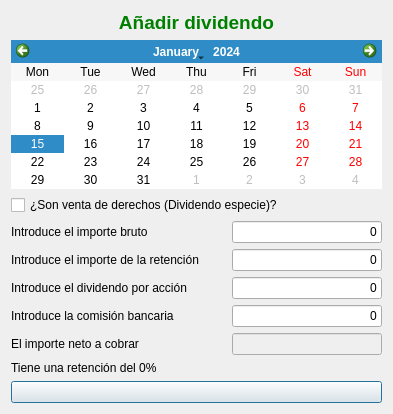
<?xml version="1.0" encoding="UTF-8"?>
<ui version="4.0">
 <class>frmDividendosIBM</class>
 <widget class="QDialog" name="frmDividendosIBM">
  <property name="windowModality">
   <enum>Qt::WindowModal</enum>
  </property>
  <property name="geometry">
   <rect>
    <x>0</x>
    <y>0</y>
    <width>393</width>
    <height>389</height>
   </rect>
  </property>
  <property name="windowTitle">
   <string>Dividendos</string>
  </property>
  <property name="windowIcon">
   <iconset>
    <normaloff>:/xulpmoney/document-edit.png</normaloff>:/xulpmoney/document-edit.png</iconset>
  </property>
  <property name="modal">
   <bool>true</bool>
  </property>
  <layout class="QHBoxLayout" name="_2">
   <item>
    <layout class="QVBoxLayout" name="verticalLayout">
     <item>
      <widget class="QLabel" name="lblTitulo">
       <property name="font">
        <font>
         <pointsize>14</pointsize>
         <weight>75</weight>
         <bold>true</bold>
        </font>
       </property>
       <property name="styleSheet">
        <string notr="true">color: rgb(0, 128, 0);</string>
       </property>
       <property name="text">
        <string>Añadir dividendo</string>
       </property>
       <property name="alignment">
        <set>Qt::AlignCenter</set>
       </property>
      </widget>
     </item>
     <item>
      <widget class="QCalendarWidget" name="cal">
       <property name="firstDayOfWeek">
        <enum>Qt::Monday</enum>
       </property>
       <property name="verticalHeaderFormat">
        <enum>QCalendarWidget::NoVerticalHeader</enum>
       </property>
      </widget>
     </item>
     <item>
      <widget class="QCheckBox" name="chk">
       <property name="text">
        <string>¿Son venta de derechos (Dividendo especie)?</string>
       </property>
      </widget>
     </item>
     <item>
      <layout class="QHBoxLayout" name="horizontalLayout_3">
       <item>
        <widget class="QLabel" name="lblLiquido_3">
         <property name="text">
          <string>Introduce el importe bruto</string>
         </property>
        </widget>
       </item>
       <item>
        <widget class="myQLineEdit" name="txtBruto">
         <property name="sizePolicy">
          <sizepolicy hsizetype="Fixed" vsizetype="Fixed">
           <horstretch>0</horstretch>
           <verstretch>0</verstretch>
          </sizepolicy>
         </property>
         <property name="maximumSize">
          <size>
           <width>150</width>
           <height>16777215</height>
          </size>
         </property>
         <property name="text">
          <string>0</string>
         </property>
         <property name="alignment">
          <set>Qt::AlignRight|Qt::AlignTrailing|Qt::AlignVCenter</set>
         </property>
        </widget>
       </item>
      </layout>
     </item>
     <item>
      <layout class="QHBoxLayout" name="horizontalLayout_4">
       <item>
        <widget class="QLabel" name="lblLiquido_4">
         <property name="text">
          <string>Introduce el importe de la retención</string>
         </property>
        </widget>
       </item>
       <item>
        <widget class="myQLineEdit" name="txtRetencion">
         <property name="sizePolicy">
          <sizepolicy hsizetype="Fixed" vsizetype="Fixed">
           <horstretch>0</horstretch>
           <verstretch>0</verstretch>
          </sizepolicy>
         </property>
         <property name="maximumSize">
          <size>
           <width>150</width>
           <height>16777215</height>
          </size>
         </property>
         <property name="text">
          <string>0</string>
         </property>
         <property name="alignment">
          <set>Qt::AlignRight|Qt::AlignTrailing|Qt::AlignVCenter</set>
         </property>
        </widget>
       </item>
      </layout>
     </item>
     <item>
      <layout class="QHBoxLayout" name="horizontalLayout_5">
       <item>
        <widget class="QLabel" name="lblLiquido_5">
         <property name="text">
          <string>Introduce el dividendo por acción</string>
         </property>
        </widget>
       </item>
       <item>
        <widget class="myQLineEdit" name="txtDPA">
         <property name="sizePolicy">
          <sizepolicy hsizetype="Fixed" vsizetype="Fixed">
           <horstretch>0</horstretch>
           <verstretch>0</verstretch>
          </sizepolicy>
         </property>
         <property name="maximumSize">
          <size>
           <width>150</width>
           <height>16777215</height>
          </size>
         </property>
         <property name="text">
          <string>0</string>
         </property>
         <property name="alignment">
          <set>Qt::AlignRight|Qt::AlignTrailing|Qt::AlignVCenter</set>
         </property>
        </widget>
       </item>
      </layout>
     </item>
     <item>
      <layout class="QHBoxLayout" name="horizontalLayout">
       <item>
        <widget class="QLabel" name="lblLiquido">
         <property name="text">
          <string>Introduce la comisión bancaria</string>
         </property>
        </widget>
       </item>
       <item>
        <widget class="myQLineEdit" name="txtComision">
         <property name="sizePolicy">
          <sizepolicy hsizetype="Fixed" vsizetype="Fixed">
           <horstretch>0</horstretch>
           <verstretch>0</verstretch>
          </sizepolicy>
         </property>
         <property name="maximumSize">
          <size>
           <width>150</width>
           <height>16777215</height>
          </size>
         </property>
         <property name="text">
          <string>0</string>
         </property>
         <property name="alignment">
          <set>Qt::AlignRight|Qt::AlignTrailing|Qt::AlignVCenter</set>
         </property>
        </widget>
       </item>
      </layout>
     </item>
     <item>
      <layout class="QHBoxLayout" name="horizontalLayout_7">
       <item>
        <widget class="QLabel" name="lblLiquido_7">
         <property name="text">
          <string>El importe neto a cobrar</string>
         </property>
        </widget>
       </item>
       <item>
        <widget class="QLineEdit" name="txtNeto">
         <property name="enabled">
          <bool>false</bool>
         </property>
         <property name="sizePolicy">
          <sizepolicy hsizetype="Fixed" vsizetype="Fixed">
           <horstretch>0</horstretch>
           <verstretch>0</verstretch>
          </sizepolicy>
         </property>
         <property name="maximumSize">
          <size>
           <width>150</width>
           <height>16777215</height>
          </size>
         </property>
         <property name="readOnly">
          <bool>true</bool>
         </property>
        </widget>
       </item>
      </layout>
     </item>
     <item>
      <widget class="QLabel" name="lblTPC">
       <property name="text">
        <string>Tiene una retención del 0%</string>
       </property>
      </widget>
     </item>
     <item>
      <widget class="QPushButton" name="cmd"/>
     </item>
    </layout>
   </item>
  </layout>
  <action name="actionMovimientoNuevo">
   <property name="icon">
    <iconset>
     <normaloff>:/xulpmoney/document-edit.png</normaloff>:/xulpmoney/document-edit.png</iconset>
   </property>
   <property name="text">
    <string>Nuevo movimiento</string>
   </property>
  </action>
  <action name="actionMovimientoBorrar">
   <property name="icon">
    <iconset>
     <normaloff>:/xulpmoney/list-remove.png</normaloff>:/xulpmoney/list-remove.png</iconset>
   </property>
   <property name="text">
    <string>Borrar el movimiento</string>
   </property>
  </action>
  <action name="actionTarjetaNueva">
   <property name="icon">
    <iconset>
     <normaloff>:/xulpmoney/contact-new.png</normaloff>:/xulpmoney/contact-new.png</iconset>
   </property>
   <property name="text">
    <string>Nueva Tarjeta</string>
   </property>
  </action>
  <action name="actionTarjetaBorrar">
   <property name="icon">
    <iconset>
     <normaloff>:/xulpmoney/list-remove.png</normaloff>:/xulpmoney/list-remove.png</iconset>
   </property>
   <property name="text">
    <string>Borrar Tarjeta</string>
   </property>
  </action>
  <action name="actionOperTarjetaNueva">
   <property name="icon">
    <iconset>
     <normaloff>:/xulpmoney/document-edit.png</normaloff>:/xulpmoney/document-edit.png</iconset>
   </property>
   <property name="text">
    <string>Nueva Operación de Tarjeta</string>
   </property>
  </action>
  <action name="actionOperTarjetaBorrar">
   <property name="icon">
    <iconset>
     <normaloff>:/xulpmoney/list-remove.png</normaloff>:/xulpmoney/list-remove.png</iconset>
   </property>
   <property name="text">
    <string>Borrar Operación de Tarjeta</string>
   </property>
  </action>
 </widget>
 <customwidgets>
  <customwidget>
   <class>myQLineEdit</class>
   <extends>QLineEdit</extends>
   <header location="global">myqlineedit</header>
  </customwidget>
 </customwidgets>
 <resources>
  <include location="../images/xulpymoney.qrc"/>
 </resources>
 <connections/>
</ui>
